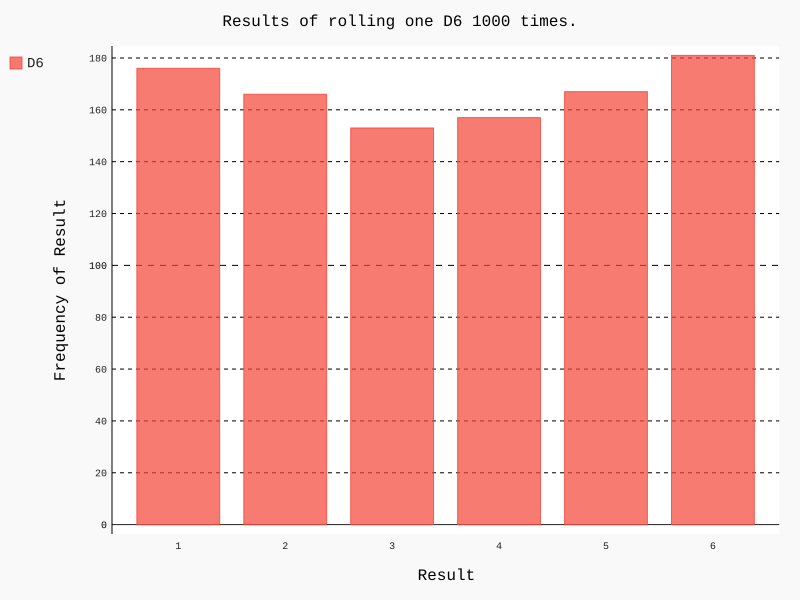

Generate this figure with Python:
import pygal

from die import Die


# 创建一个 D6
die = Die()

# 掷几次骰子，并将结果存储在一个列表中
results = []
for roll_num in range(1000):
    result = die.roll()
    results.append(result)

# 分析结果
frequencies = []
for value in range(1, die.num_sides+1):
    frequency = results.count(value)
    frequencies.append(frequency)

# 对结果进行可视化
hist = pygal.Bar()

hist.title = "Results of rolling one D6 1000 times."
hist.x_labels = ['1', '2', '3', '4', '5', '6']
hist.x_title = "Result"
hist.y_title = "Frequency of Result"

hist.add('D6', frequencies)
hist.render_to_file('die_visual.svg')
